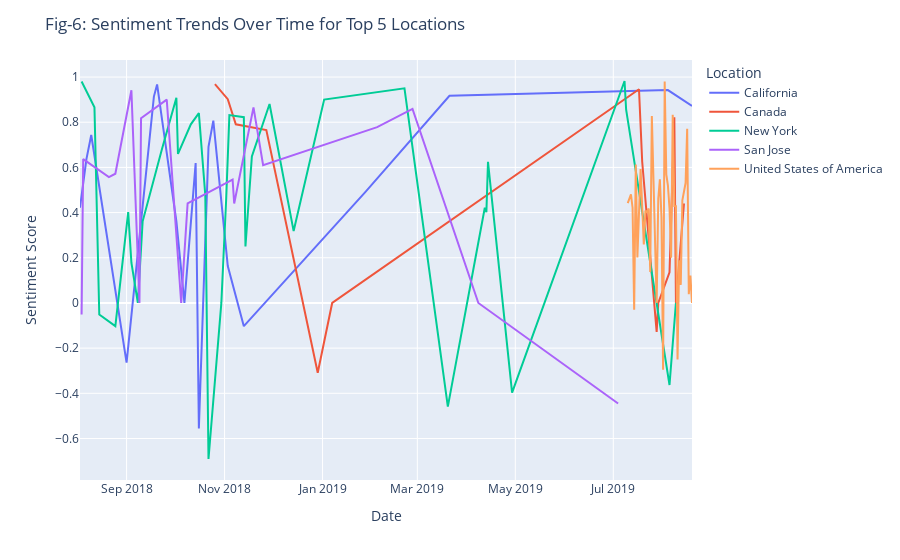

Write notebook code for a chart like this one.
### Code cell
# for 5 location show seniment trends over time
N = 5
top_locations = df['Location'].value_counts().nlargest(N).index

# Filter the DataFrame to include only the top N locations
df_top_locations = df[df['Location'].isin(top_locations)]

# Calculate the average sentiment score for each date
average_sentiment_by_date = df_top_locations.groupby(['Location', 'date'])['CompoundScore'].mean().reset_index()

# Plot the sentiment trends over time with plotly.
fig = px.line(average_sentiment_by_date, x='date', y='CompoundScore', color='Location')
fig.update_layout(title=f'Fig-6: Sentiment Trends Over Time for Top {N} Locations', xaxis_title='Date', yaxis_title='Sentiment Score')
fig.show()

### Figure 1 — Plotly figure (JSON) as saved in the notebook; plotly's stock layout.template omitted (floating-point values rounded to 4 significant figures)
{"data": [{"hovertemplate": "Location=California<br>date=%{x}<br>CompoundScore=%{y}<extra></extra>", "legendgroup": "California", "line": {"color": "#636efa", "dash": "solid"}, "marker": {"symbol": "circle"}, "mode": "lines", "name": "California", "orientation": "v", "showlegend": true, "type": "scatter", "x": ["2018-08-03T00:00:00", "2018-08-07T00:00:00", "2018-08-10T00:00:00", "2018-09-01T00:00:00", "2018-09-18T00:00:00", "2018-09-20T00:00:00", "2018-10-02T00:00:00", "2018-10-07T00:00:00", "2018-10-14T00:00:00", "2018-10-16T00:00:00", "2018-10-22T00:00:00", "2018-10-25T00:00:00", "2018-11-03T00:00:00", "2018-11-13T00:00:00", "2019-01-28T00:00:00", "2019-03-21T00:00:00", "2019-08-04T00:00:00", "2019-08-19T00:00:00"], "xaxis": "x", "y": [0.4215, 0.6369, 0.7435, -0.264, 0.9136, 0.9674, 0.3612, 0, 0.619, -0.5559, 0.6908, 0.8074, 0.1635, -0.1027, 0.4939, 0.9169, 0.9422, 0.872], "yaxis": "y"}, {"hovertemplate": "Location=Canada<br>date=%{x}<br>CompoundScore=%{y}<extra></extra>", "legendgroup": "Canada", "line": {"color": "#EF553B", "dash": "solid"}, "marker": {"symbol": "circle"}, "mode": "lines", "name": "Canada", "orientation": "v", "showlegend": true, "type": "scatter", "x": ["2018-10-26T00:00:00", "2018-11-03T00:00:00", "2018-11-08T00:00:00", "2018-11-27T00:00:00", "2018-12-29T00:00:00", "2019-01-07T00:00:00", "2019-07-17T00:00:00", "2019-07-19T00:00:00", "2019-07-28T00:00:00", "2019-07-29T00:00:00", "2019-08-05T00:00:00", "2019-08-08T00:00:00", "2019-08-09T00:00:00", "2019-08-14T00:00:00"], "xaxis": "x", "y": [0.969, 0.9022, 0.7906, 0.765, -0.3089, 0, 0.946, 0.6249, -0.128, 0, 0.136, 0.8222, 0, 0.4404], "yaxis": "y"}, {"hovertemplate": "Location=New York<br>date=%{x}<br>CompoundScore=%{y}<extra></extra>", "legendgroup": "New York", "line": {"color": "#00cc96", "dash": "solid"}, "marker": {"symbol": "circle"}, "mode": "lines", "name": "New York", "orientation": "v", "showlegend": true, "type": "scatter", "x": ["2018-08-04T00:00:00", "2018-08-12T00:00:00", "2018-08-15T00:00:00", "2018-08-25T00:00:00", "2018-09-02T00:00:00", "2018-09-04T00:00:00", "2018-09-08T00:00:00", "2018-09-11T00:00:00", "2018-09-23T00:00:00", "2018-10-02T00:00:00", "2018-10-03T00:00:00", "2018-10-11T00:00:00", "2018-10-16T00:00:00", "2018-10-20T00:00:00", "2018-10-22T00:00:00", "2018-10-30T00:00:00", "2018-11-02T00:00:00", "2018-11-04T00:00:00", "2018-11-13T00:00:00", "2018-11-14T00:00:00", "2018-11-18T00:00:00", "2018-11-29T00:00:00", "2018-12-14T00:00:00", "2019-01-02T00:00:00", "2019-02-21T00:00:00", "2019-03-20T00:00:00", "2019-04-12T00:00:00", "2019-04-13T00:00:00", "2019-04-14T00:00:00", "2019-04-29T00:00:00", "2019-07-08T00:00:00", "2019-07-09T00:00:00", "2019-08-05T00:00:00", "2019-08-09T00:00:00"], "xaxis": "x", "y": [0.9805, 0.8658, -0.0516, -0.1027, 0.4019, 0.1779, 0, 0.3612, 0.6808, 0.9081, 0.6597, 0.7906, 0.8402, 0.4767, -0.6908, 0, 0.4588, 0.8316, 0.8225, 0.25, 0.6486, 0.8807, 0.3182, 0.9001, 0.9501, -0.4588, 0.4215, 0.4019, 0.6249, -0.3971, 0.9825, 0.8555, -0.3632, 0], "yaxis": "y"}, {"hovertemplate": "Location=San Jose<br>date=%{x}<br>CompoundScore=%{y}<extra></extra>", "legendgroup": "San Jose", "line": {"color": "#ab63fa", "dash": "solid"}, "marker": {"symbol": "circle"}, "mode": "lines", "name": "San Jose", "orientation": "v", "showlegend": true, "type": "scatter", "x": ["2018-08-04T00:00:00", "2018-08-05T00:00:00", "2018-08-21T00:00:00", "2018-08-25T00:00:00", "2018-09-04T00:00:00", "2018-09-09T00:00:00", "2018-09-10T00:00:00", "2018-09-26T00:00:00", "2018-10-05T00:00:00", "2018-10-09T00:00:00", "2018-11-06T00:00:00", "2018-11-07T00:00:00", "2018-11-19T00:00:00", "2018-11-25T00:00:00", "2019-02-04T00:00:00", "2019-02-26T00:00:00", "2019-04-08T00:00:00", "2019-07-04T00:00:00"], "xaxis": "x", "y": [-0.0516, 0.6369, 0.5574, 0.5719, 0.9413, 0, 0.8176, 0.9001, 0, 0.4404, 0.546, 0.4404, 0.8658, 0.6096, 0.7783, 0.8591, 0, -0.4449], "yaxis": "y"}, {"hovertemplate": "Location=United States of America<br>date=%{x}<br>CompoundScore=%{y}<extra></extra>", "legendgroup": "United States of America", "line": {"color": "#FFA15A", "dash": "solid"}, "marker": {"symbol": "circle"}, "mode": "lines", "name": "United States of America", "orientation": "v", "showlegend": true, "type": "scatter", "x": ["2019-07-10T00:00:00", "2019-07-12T00:00:00", "2019-07-13T00:00:00", "2019-07-14T00:00:00", "2019-07-15T00:00:00", "2019-07-16T00:00:00", "2019-07-18T00:00:00", "2019-07-19T00:00:00", "2019-07-20T00:00:00", "2019-07-21T00:00:00", "2019-07-22T00:00:00", "2019-07-23T00:00:00", "2019-07-24T00:00:00", "2019-07-25T00:00:00", "2019-07-26T00:00:00", "2019-07-27T00:00:00", "2019-07-28T00:00:00", "2019-07-29T00:00:00", "2019-07-30T00:00:00", "2019-07-31T00:00:00", "2019-08-01T00:00:00", "2019-08-02T00:00:00", "2019-08-03T00:00:00", "2019-08-04T00:00:00", "2019-08-05T00:00:00", "2019-08-06T00:00:00", "2019-08-07T00:00:00", "2019-08-08T00:00:00", "2019-08-09T00:00:00", "2019-08-10T00:00:00", "2019-08-11T00:00:00", "2019-08-12T00:00:00", "2019-08-13T00:00:00", "2019-08-15T00:00:00", "2019-08-16T00:00:00", "2019-08-17T00:00:00", "2019-08-18T00:00:00", "2019-08-19T00:00:00"], "xaxis": "x", "y": [0.4417, 0.4809, 0.4215, -0.03015, 0.6132, 0.2009, 0.5932, 0.3773, 0.2586, 0.4085, 0.4019, 0.418, 0.1375, 0.8271, 0.5161, 0.3125, 0, 0.4612, 0.5473, 0.3779, -0.296, 0.9805, 0.5686, 0.52, 0.4185, 0.2004, 0.8331, 0.4291, 0.4283, -0.25, 0.1889, 0.07998, 0.4545, 0.5308, 0.7709, 0.03892, 0.1216, 0], "yaxis": "y"}], "layout": {"legend": {"title": {"text": "Location"}, "tracegroupgap": 0}, "margin": {"t": 60}, "title": {"text": "Fig-6: Sentiment Trends Over Time for Top 5 Locations"}, "xaxis": {"anchor": "y", "domain": [0, 1], "title": {"text": "Date"}}, "yaxis": {"anchor": "x", "domain": [0, 1], "title": {"text": "Sentiment Score"}}}}
